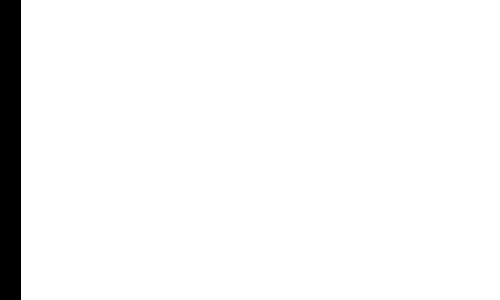
Frame 1 (no input)
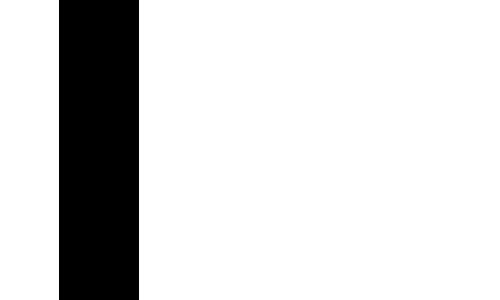
Frame 60 (the mouse pressed at the canvas centre just before this capture)
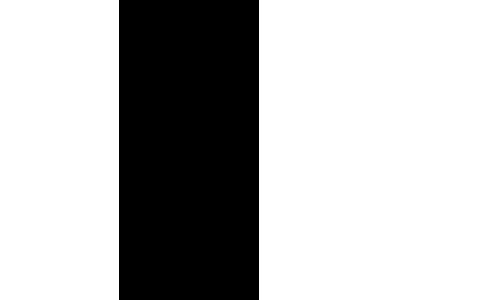
Frame 120 (the mouse held since frame 60 and released just before this capture)

The Processing sketch that drew these frames (run headless with seeded random() and noise(); from frame 60 on, the mouse is pressed at the canvas centre):

// Processing sketch: sketch_20170311001
// ── sketch_20170311001.pde
int x = 0;

void setup(){
  size(500,300);
  smooth();
  background(255);
  fill(0);
}

void draw(){
  if(frameCount%60 == 0){  println(mouseX,mouseY);}
  
  background(255);
  //for(int i=0;i<10;i++){
    rect(x,0,(x+20),height);
  //}
  x++;
  println(x + " ; " + (x+20));
}
